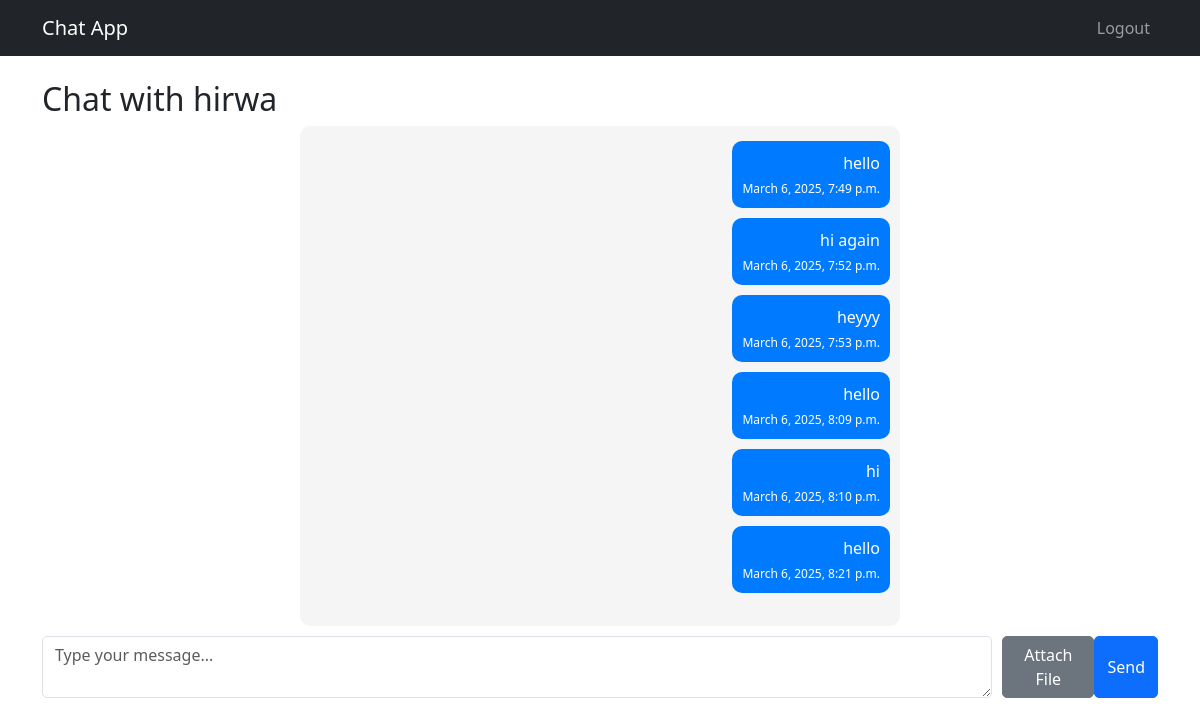
Page /chat/chat/3/ (signed in) on the committed database.
### chat/models.py (models this page shows, shortened)
class ChatSession(models.Model):
    user1 = models.ForeignKey(User, on_delete=models.CASCADE, related_name="chats_as_user1")
    user2 = models.ForeignKey(User, on_delete=models.CASCADE, related_name="chats_as_user2")
    created_at = models.DateTimeField(auto_now_add=True)
    class Meta:
        unique_together = ('user1', 'user2')  # Ensure only one chat session per user pair

class Message(models.Model):
    chat = models.ForeignKey(ChatSession, on_delete=models.CASCADE, related_name="messages")
    sender = models.ForeignKey(User, on_delete=models.CASCADE)
    content = models.TextField(blank=True)  # Text may be empty if file is attached
    timestamp = models.DateTimeField(auto_now_add=True)
    file_url = models.URLField(blank=True, null=True)  # URL to the uploaded file
    file_type = models.CharField(max_length=100, blank=True, null=True)  # MIME type

### users/models.py (models this page shows)
class CustomUser(AbstractUser):
    profile_picture = models.ImageField(upload_to='profile_pics/', blank=True, null=True)

### chat/views.py (the view)
# urls.py: path('chat/<int:chat_id>/', views.chat_detail, name='chat_detail'),
@login_required
def chat_detail(request, chat_id):
    chat_session = get_object_or_404(ChatSession, id=chat_id)
    if request.user not in [chat_session.user1, chat_session.user2]:
        return redirect('chat_home')
    messages = Message.objects.filter(chat=chat_session).order_by('timestamp')
    return render(request, 'chat/chat_detail.html', {'chat_session': chat_session, 'messages': messages})

### chat/templates/chat/chat_detail.html (shortened to what this page needs)
{% extends 'base.html' %}
{% load static %}
{% block content %}
<h2 class="chat-header">
    Chat with {% if chat_session.user1 == user %}{{ chat_session.user2.username }}{% else %}{{ chat_session.user1.username }}{% endif %}
</h2>
<div class="chat-box" id="chat-box">
    {% for message in messages %}
        <div class="message {% if message.sender == user %}sent{% else %}received{% endif %}">
            {% if message.file_url %}
                {% if message.file_type|slice:":5" == "image" %}
                    <img src="{{ message.file_url }}" alt="Image Attachment" class="attachment-image">
                {% else %}
                    <a href="{{ message.file_url }}" target="_blank">Download Attachment</a>
                {% endif %}
            {% else %}
                <p class="message-content">{{ message.content }}</p>
            {% endif %}
            <small class="message-timestamp">{{ message.timestamp }}</small>
        </div>
    {% endfor %}
</div>
<form id="message-form">
    <div class="input-container">
        <textarea id="message-input" class="form-control" rows="2" placeholder="Type your message..."></textarea>
        <button type="button" id="file-button" class="btn btn-secondary">Attach File</button>
        <button type="submit" class="btn btn-primary">Send</button>
    </div>
</form>
{% endblock %}

### chat/static/chat/css/chat.css (style rules this page uses)
.chat-box { max-width: 600px; margin: auto; height: 500px; overflow-y: auto; background: #f5f5f5; padding: 10px; border-radius: 10px; display: flex; flex-direction: column; }
.message.sent { align-self: flex-end; background: #007bff; color: white; border-radius: 10px; padding: 10px; max-width: 70%; text-align: right; margin: 5px 0; }
.message-content { margin: 0; word-wrap: break-word; }
.message-timestamp { font-size: 12px; display: block; margin-top: 5px; text-align: right; }
.input-container { display: flex; margin-top: 10px; }
.input-container textarea { flex-grow: 1; margin-right: 10px; border-radius: 5px; }
.input-container button { border-radius: 5px; }

### rows in the picture
ChatSession: user2.username "hirwa"
Message: content "hello", timestamp "March 6, 2025, 7:49 p.m."
Message: content "hi again", timestamp "March 6, 2025, 7:52 p.m."
Message: content "heyyy", timestamp "March 6, 2025, 7:53 p.m."
Message: content "hello", timestamp "March 6, 2025, 8:09 p.m."
Message: content "hi", timestamp "March 6, 2025, 8:10 p.m."
Message: content "hello", timestamp "March 6, 2025, 8:21 p.m."
